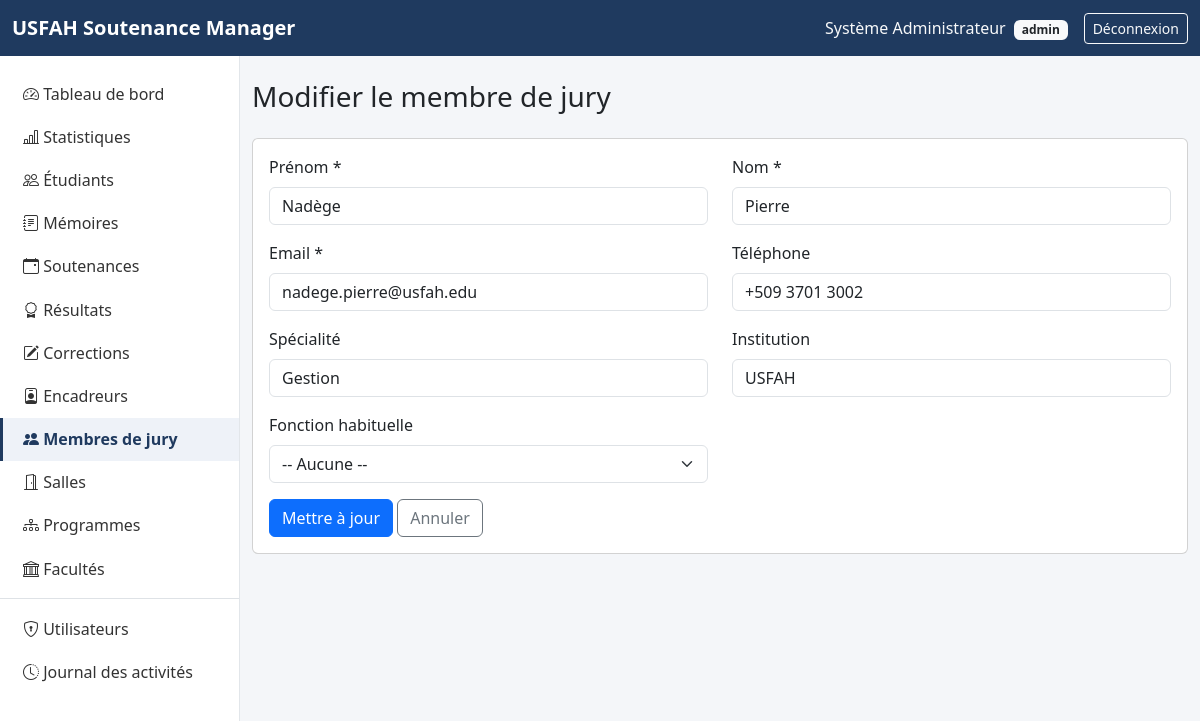
/jury-members/edit.php?id=2 (signed in), run on the app's committed database.
### tables this page shows
CREATE TABLE jury_members (
    id           INT UNSIGNED AUTO_INCREMENT PRIMARY KEY,
    last_name    VARCHAR(100) NOT NULL,
    first_name   VARCHAR(100) NOT NULL,
    email        VARCHAR(150) NOT NULL,
    telephone    VARCHAR(30)  NULL,
    specialite   VARCHAR(150) NULL,
    institution  VARCHAR(150) NULL,
    fonction     VARCHAR(100) NULL,
    created_at   TIMESTAMP NOT NULL DEFAULT CURRENT_TIMESTAMP
);

### includes/functions.php (called while the page is built, shortened)
<?php
function e(?string $value): string
{
    return htmlspecialchars($value ?? '', ENT_QUOTES, 'UTF-8');
}
function old(array $data, string $key, string $default = ''): string
{
    return e($data[$key] ?? $default);
}

### jury-members/edit.php (the view, shortened to what this page needs)
<?php
require_once __DIR__ . '/../config/database.php';
require_once __DIR__ . '/../includes/functions.php';
$id = (int) get_param('id', 0);
$stmt = $pdo->prepare('SELECT * FROM jury_members WHERE id = ?');
$stmt->execute([$id]);
$member = $stmt->fetch();
$data = $member;
require __DIR__ . '/../includes/header.php';
?>
<h1 class="h3 mb-4">Modifier le membre de jury</h1>
<div class="card"><div class="card-body">
<form method="post" action="">
    <div class="row">
        <div class="col-md-6 mb-3"><label class="form-label">Prénom *</label><input type="text" name="first_name" class="form-control" value="<?= old($data, 'first_name') ?>" required></div>
        <div class="col-md-6 mb-3"><label class="form-label">Nom *</label><input type="text" name="last_name" class="form-control" value="<?= old($data, 'last_name') ?>" required></div>
        <div class="col-md-6 mb-3"><label class="form-label">Email *</label><input type="email" name="email" class="form-control" value="<?= old($data, 'email') ?>" required></div>
        <div class="col-md-6 mb-3"><label class="form-label">Téléphone</label><input type="text" name="telephone" class="form-control" value="<?= old($data, 'telephone') ?>"></div>
        <div class="col-md-6 mb-3"><label class="form-label">Spécialité</label><input type="text" name="specialite" class="form-control" value="<?= old($data, 'specialite') ?>"></div>
        <div class="col-md-6 mb-3"><label class="form-label">Institution</label><input type="text" name="institution" class="form-control" value="<?= old($data, 'institution') ?>"></div>
        <div class="col-md-6 mb-3">
            <label class="form-label">Fonction habituelle</label>
            <select name="fonction" class="form-select">
                <option value="">-- Aucune --</option>
            </select>
        </div>
    </div>
    <button type="submit" class="btn btn-primary">Mettre à jour</button>
    <a href="index.php" class="btn btn-outline-secondary">Annuler</a>
</form>
</div></div>
<?php require __DIR__ . '/../includes/footer.php'; ?>

### assets/css/style.css (style rules this page uses)
:root { --usfah-primary: #1f3a5f; --usfah-primary-dark: #142842; }
body { background-color: #f4f6f9; }

### data on the page
jury_members: first_name "Nadège", last_name "Pierre", email "nadege.pierre@usfah.edu", telephone "+509 3701 3002", specialite "Gestion", institution "USFAH"

### other printed values
$_SESSION['user_name'] "Système Administrateur"
current_user_role() "admin"
$label "Tableau de bord"
$label "Statistiques"
$label "Étudiants"
$label "Mémoires"
$label "Soutenances"
$label "Résultats"
$label "Corrections"
$label "Encadreurs"
$label "Membres de jury"
$label "Salles"
$label "Programmes"
$label "Facultés"
